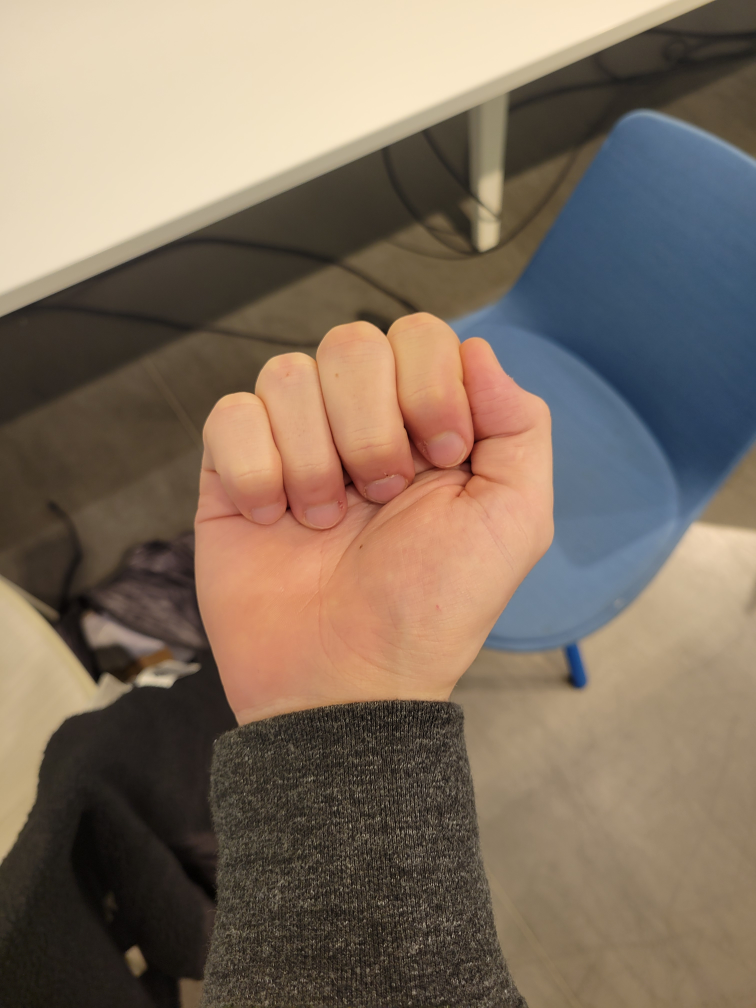
#> input picture data/A_real.jpg, 3024 x 4032 px, given in place of the camera (shown at 1/4 size)
$ python video.py
#> lines starting #> are read from the running program, lines starting #| are printed output that depends on the picture; pictures that were not available may be replaced by others from this repository, and a replacement may not be noted
### utils.py
import cv2

MAX_SIZE = 640
DIRECTORY = "./data/labels/"

def resize_to_max(img, max_size_value=MAX_SIZE):
    max_size = max(img.shape[0], img.shape[1])
    ratio = max_size_value / max_size
    target_resolution = (int(img.shape[1] * ratio), int(img.shape[0] * ratio))
    resized_image = cv2.resize(img, target_resolution)
    return resized_image


# [37 lines left out: functions is_image_file, draw_results_on_image, not called in this run]

### create_skin_mask.py
import cv2
import numpy as np
import os
import pickle


def compterPixels(I, k):
    return np.count_nonzero((I == k))


def inverserImage(I):
    return 255 - I


def getImagesFromResources(skin_rep, color_space):
    skindir = os.path.dirname(skin_rep)
    print(skindir)
    skin_images = []
    for filename in os.listdir(skindir):
        img = cv2.imread(os.path.join(skindir, filename))
        if img is not None:
            if color_space == "BGR":
                skin_images.append(img)
            elif color_space == "Lab":
                skin_images.append(cv2.cvtColor(img, cv2.COLOR_BGR2LAB))
            elif color_space == "HSV":
                skin_images.append(cv2.cvtColor(img, cv2.COLOR_BGR2HSV))
            elif color_space == "Gray":
                skin_images.append(cv2.cvtColor(img, cv2.COLOR_BGR2GRAY))
    return skin_images


def create_histograms(color_space, size, skin_images, mask_images):
    if color_space in ["BGR", "Lab"]:
        # Creation de l'histogramme de peau
        hist_peau = [[0 for j in range(size)] for i in range(size)]
        hist_non_peau = [[0 for j in range(size)] for i in range(size)]
        nb_pixel_peau = 0
        nb_pixel_non_peau = 0
        for img in skin_images:
            nb_pixel_peau = nb_pixel_peau + compterPixels(mask_images[0], 255)
            nb_pixel_non_peau = nb_pixel_non_peau + compterPixels(mask_images[0], 0)
            hist_peau = hist_peau + cv2.calcHist(
                [skin_images[0]], [1, 2], mask_images[0], [size, size], [0, 256, 0, 256]
            )
            hist_non_peau = hist_non_peau + cv2.calcHist(
                [skin_images[0]],
                [1, 2],
                inverserImage(mask_images[0]),
                [size, size],
                [0, 256, 0, 256],
            )
        print(nb_pixel_peau)
        hist_peau = hist_peau / nb_pixel_peau
        hist_non_peau = hist_non_peau / nb_pixel_non_peau
        p_peau_prior = nb_pixel_peau / (nb_pixel_peau + nb_pixel_non_peau)
        p_non_peau_prior = nb_pixel_non_peau / (nb_pixel_peau + nb_pixel_non_peau)
    elif color_space == "HSV":
        hist_peau = [[0 for j in range(size)] for i in range(size)]
        hist_non_peau = [[0 for j in range(size)] for i in range(size)]
        nb_pixel_peau = 0
        nb_pixel_non_peau = 0
        for img in skin_images:
            nb_pixel_peau = nb_pixel_peau + compterPixels(mask_images[0], 255)
            nb_pixel_non_peau = nb_pixel_non_peau + compterPixels(mask_images[0], 0)
            hist_peau = hist_peau + cv2.calcHist(
                [skin_images[0]], [0, 1], mask_images[0], [size, size], [0, 180, 0, 256]
            )
            hist_non_peau = hist_non_peau + cv2.calcHist(
                [skin_images[0]],
                [0, 1],
                inverserImage(mask_images[0]),
                [size, size],
                [0, 180, 0, 256],
            )
        print(nb_pixel_peau)
        hist_peau = hist_peau / nb_pixel_peau
        hist_non_peau = hist_non_peau / nb_pixel_non_peau
        p_peau_prior = nb_pixel_peau / (nb_pixel_peau + nb_pixel_non_peau)
        p_non_peau_prior = nb_pixel_non_peau / (nb_pixel_peau + nb_pixel_non_peau)
    return hist_peau, hist_non_peau, p_peau_prior, p_non_peau_prior


def load_or_create_histograms(histogram_file, color_space, size, skin_dir, mask_dir):
    if os.path.exists(histogram_file):
        with open(histogram_file, "rb") as file:
            hist_peau, hist_non_peau = pickle.load(file)
    else:
        skin_images = getImagesFromResources(skin_dir, color_space)
        mask_images = getImagesFromResources(mask_dir, "Gray")
        hist_peau, hist_non_peau, _, _ = create_histograms(
            color_space, size, skin_images, mask_images
        )
        with open(histogram_file, "wb") as file:
            pickle.dump((hist_peau, hist_non_peau), file)
    return hist_peau, hist_non_peau


def is_skin_from_histo(pixel, histo_peau, histo_non_peau, size):
    c1, c2 = int(pixel[1] * (size - 1) / 255), int(pixel[2] * (size - 1) / 255)
    return histo_peau[c1, c2] > histo_non_peau[c1, c2]


# [22 lines left out: function createSkinMaskPath, not called in this run]


def createSkinMask(img, histogram_file, color_space, size):
    hist_peau, hist_non_peau = load_or_create_histograms(
        histogram_file,
        color_space,
        size,
        "./data/Data/Face_Dataset/Pratheepan_Dataset/FacePhoto/",
        "./data/Data/Face_Dataset/Ground_Truth/GroundT_FacePhoto/",
    )
    if color_space == "BGR":
        img = img
    elif color_space == "Lab":
        img = cv2.cvtColor(img, cv2.COLOR_BGR2Lab)
    elif color_space == "HSV":
        img = cv2.cvtColor(img, cv2.COLOR_BGR2HSV)
    height, width = img.shape[:2]
    mask = np.zeros((height, width), np.uint8)
    for i in range(height):
        for j in range(width):
            if is_skin_from_histo(img[i, j], hist_peau, hist_non_peau, size):
                mask[i, j] = 255
    return mask


# [8 lines of commented-out code are left out]

### match_img.py
import os
import cv2
import numpy as np

# Global dictionary to store descriptors of label images
label_descriptors = {}


def classify(img, labels_directory, mask_1=None):
    sift = cv2.SIFT_create()
    bf = cv2.BFMatcher(crossCheck=True)

    img = cv2.cvtColor(img, cv2.COLOR_BGR2GRAY)
    keypoints_1, descriptors_1 = sift.detectAndCompute(img, mask=mask_1)

    liste_len_matching = {}

    for filename in os.listdir(labels_directory):
        if filename.endswith(".jpg"):  # Assuming the image files are JPEGs
            img_path = os.path.join(labels_directory, filename)

            mask_path = os.path.join(labels_directory + "_skin_masks", filename)
            mask = cv2.imread(mask_path, 0)

            # Retrieve or compute descriptors from memory
            if filename in label_descriptors:
                descriptors_2 = label_descriptors[filename]["descriptors"]
            else:
                img_label = cv2.imread(img_path)
                img_label = cv2.cvtColor(img_label, cv2.COLOR_BGR2GRAY)
                # Resize mask to match image size if necessary
                if img_label.shape != img.shape:
                    img_label = cv2.resize(img_label, (img.shape[1], img.shape[0]))
                    mask = cv2.resize(mask, (img.shape[1], img.shape[0]))
                keypoints_2, descriptors_2 = sift.detectAndCompute(img_label, mask)
                # Store the computed descriptors in the global dictionary
                label_descriptors[filename] = {"descriptors": descriptors_2}

            matches = bf.match(descriptors_1, descriptors_2)
            liste_len_matching[filename] = len(matches)

    chosen = max(liste_len_matching, key=lambda k: liste_len_matching[k])
    return chosen, liste_len_matching


from create_skin_mask import createSkinMask
from utils import MAX_SIZE, resize_to_max, is_image_file
from matplotlib import pyplot as plt


def full_pipeline_real_time(img, labels_directory, max_size_value):
    # plt.imshow(img)
    resized_image = resize_to_max(img, max_size_value)
    skin_mask = createSkinMask(
        img=resized_image, histogram_file="histogram.plk", color_space="BGR", size=32
    )
    chosen, liste_len_matching = classify(resized_image, labels_directory, skin_mask)
    return chosen, liste_len_matching


# [47 lines left out: functions full_pipeline, run_full_pipeline, not called in this run]


# [14 lines that do not run on import are left out]

### old/video.py
import cv2
import numpy as np
import os
import matplotlib.pyplot as plt
from match_img import full_pipeline_real_time
import time
from utils import MAX_SIZE, DIRECTORY


def run_program():
    cap = cv2.VideoCapture(0)
    while True:
        ret, frame = cap.read()
#> frame is the input picture: shape (4032, 3024, 3); mean B, G, R 97, 112.8, 129
        print("picture taken, now processing...")
        # img_rgb = cv2.cvtColor(frame, cv2.COLOR_BGR2RGB)
        img_rgb = frame
        height, width = img_rgb.shape[:2]
#> height = 4032; width = 3024
        img_rgb = img_rgb[:height//2, :width//2]
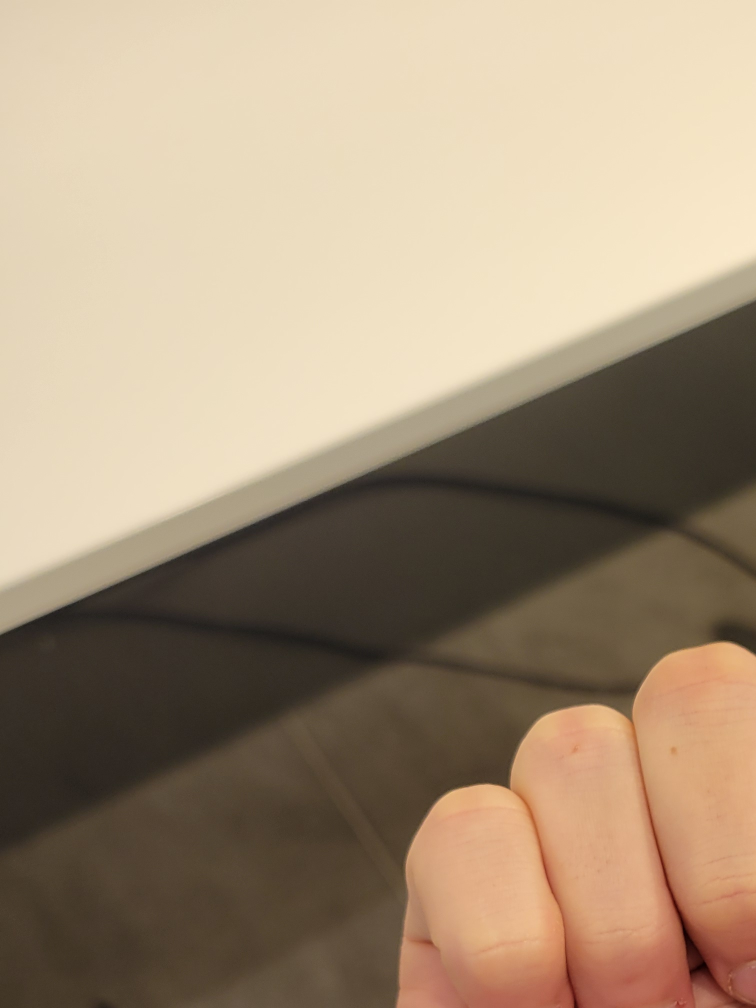
#> img_rgb: shape (2016, 1512, 3) (shown at 1/2 size); mean B, G, R 120.4, 144.1, 163.6
        plt.imshow(img_rgb)
        plt.show()
        chosen ,_= full_pipeline_real_time(img_rgb,DIRECTORY,MAX_SIZE)
#> in resize_to_max, `resized_image = cv2.resize(img, target_resolution)`:
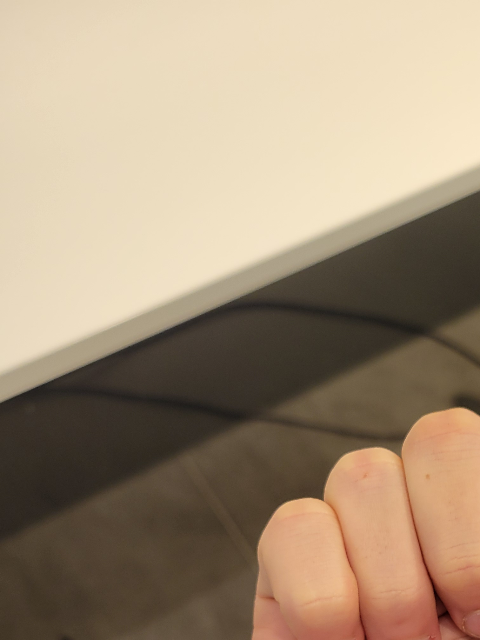
#> resized_image: shape (640, 480, 3); mean B, G, R 120.3, 144, 163.5
#> in load_or_create_histograms, `skin_images = getImagesFromResources(skin_dir, color_space)`: skin_images = 1 item
#> the loop in create_histograms, `for img in skin_images:` made 1 pass
#> (nb_pixel_peau, nb_pixel_non_peau) on pass 1: (0, 115)
#> pass 1, in create_histograms, `hist_peau = hist_peau + cv2.calcHist( [skin_images[0]], [1, 2], mask_i..`:
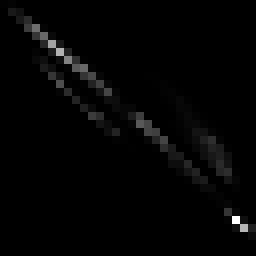
#> hist_peau: shape (32, 32) float64 (shown 8 times larger); min 0, max 700321, mean 11906.9; drawn with min black and max white
#> after the loop in create_histograms, `for img in skin_images:`: nb_pixel_non_peau = 115; nb_pixel_peau = 0
#| 0
#> in create_histograms, `hist_peau = hist_peau / nb_pixel_peau`: hist_peau: shape (32, 32) float64; every value is NaN or infinite
#> in create_histograms, `p_non_peau_prior = nb_pixel_non_peau / (nb_pixel_peau + nb_pixel_non_p..`: p_non_peau_prior = 1
#> after the loop in createSkinMask, `for i in range(height):`: mask: shape (640, 480); every value is 255
#> in classify, `img = cv2.cvtColor(img, cv2.COLOR_BGR2GRAY)`:
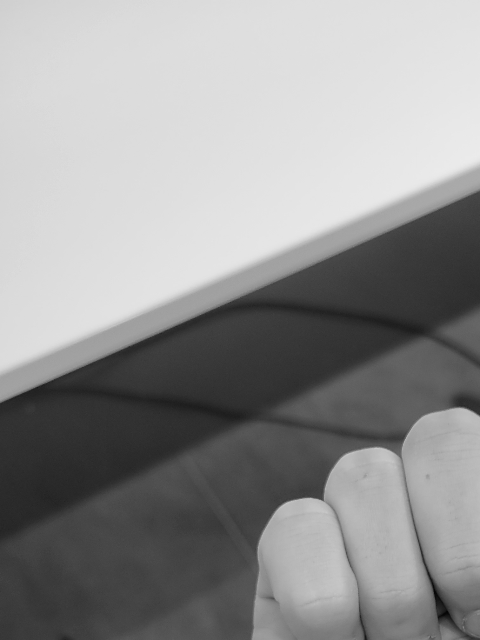
#> img: shape (640, 480); min 5, max 236, mean 147.2
        print(f"I detected  the letter {chosen}")
        if cv2.waitKey(1) & 0xFF == ord('q'):
            break
        print("waiting 5 seconds before taking another picture")
        time.sleep(5)

    cap.release()
    # cv2.destroyAllWindows()


if __name__ == "__main__":
#> (the run stopped early here; a loop or call above may not have finished)
